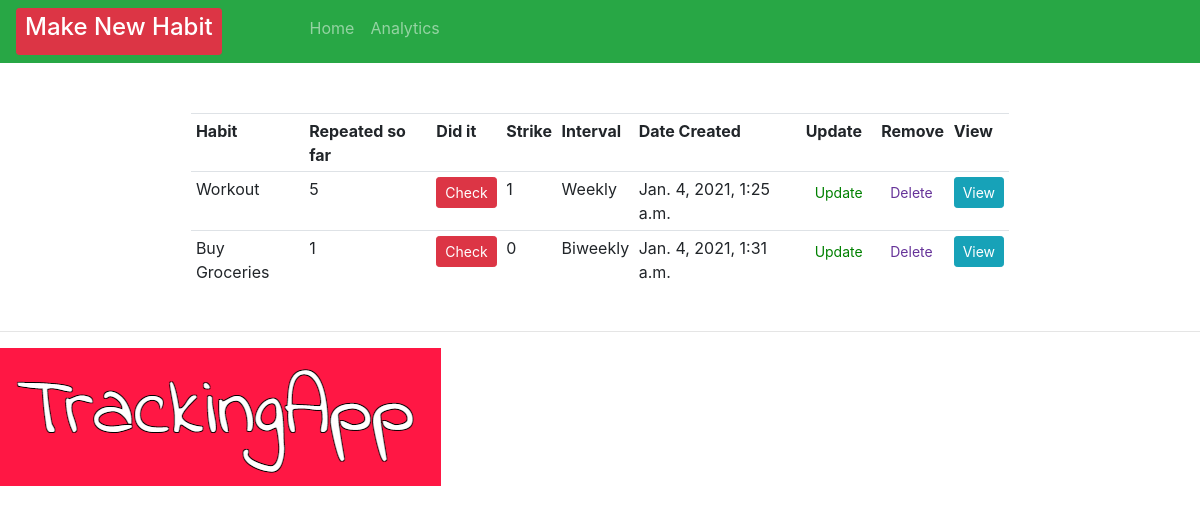
The page / on the database its author committed.
### crm/models.py (models this page shows)
class Order(models.Model):
    INTERVAL = (
            ('Daily', 'Daily'),
            ('Weekly', 'Weekly' ),
            ('Biweekly', 'Biweekly'),
            ('Monthly', 'Monthly'),
            )
    HABIT = (
        ('Call Mum', 'Call Mum'),
        ('Workout', 'Workout'),
        ('Buy Groceries', 'Buy Groceries'),
        ('Study Maths', 'Study Maths'),
        ('Meditate', 'Meditate'),
    )
    habit = models.CharField(max_length=200, null=True, blank=True)
    predefinedHabit = models.CharField(max_length=200, null=True, choices=HABIT, blank=True)
    interval = models.CharField(max_length=400, null=True, choices=INTERVAL)
    checked = models.IntegerField(blank=True, default=0, null=True)
    strike = models.IntegerField(blank=True, default=0, null=True)
    created = models.DateTimeField(auto_now=True, auto_now_add=False, editable=False, null=True, blank=True)
    strikeList = models.ManyToManyField(Count)
    checkedList = models.ManyToManyField(Repeats)
    timeStamp = models.DateField(auto_now_add=True,  auto_now=False, blank=True)
    date_created = models.DateTimeField(auto_now=True, null=True, editable=False, blank=True)

### crm/views.py (the view)
# urls.py: path('', views.home, name="home" ),
def home(request):
    orders = Order.objects.all()
    count = Count.objects.all()
    total_orders = orders.count()
    context = {'orders': orders, 'total_orders': total_orders}
    return render(request, 'habit/dashboard.html', context)

### crm/templates/habit/dashboard.html (shortened to what this page needs)
{% extends 'habit/main.html' %}
{% block content %}
<br>
<div class="row" style="padding-left: 15%; padding-right: 15%;">
    <table style="margin: 3%" class="table table-sm">
        <tr>
            <th>Habit</th>
            <th>Repeated so far</th>
            <th>Did it</th>
            <th>Strike</th>
            <th>Interval</th>
            <th>Date Created</th>
            <th>Update</th>
            <th>Remove</th>
            <th>View</th>
        </tr>
        {% for order in orders %}
        <tr>
            {% if order.predefinedHabit != null and order.habit == null%} <td>
                {{ order.predefinedHabit }}
            </td> {% endif %}
            <td>
                {{order.checked}}
            </td>
            <td>
                <form action="{% url 'check_habit' order.id %}" method="POST">
                    <button type="submit" , name="post_id" , value="{{order.id}}" ,
                        class="btn btn-sm btn-danger">Check</button>
                </form>
            </td>
            <td>
                {{order.strike}}
                       </td>
            <td>{{order.interval}}</td>
            <td>{{order.created}}</td>
            <td><a class="btn btn-sm" style="color: green;" href="{% url 'update_habit' order.id %}">Update</a></td>
            <td><a class="btn btn-sm" style="color: rebeccapurple;" href="{% url 'delete' order.id %}">Delete</a></td>
            <td><a class="btn btn-sm btn-info" href="{% url 'habit' order.id %}">View</a></td>
        </tr>
        {% endfor %}
    </table>
</div>
{% endblock %}

### rows shown on the page
Order: predefinedHabit "Workout", checked "5", strike "1", interval "Weekly", created "Jan. 4, 2021, 1:25 a.m."
Order: predefinedHabit "Buy Groceries", checked "1", {{ order.id }} 2 (drawn), strike "0", interval "Biweekly", created "Jan. 4, 2021, 1:31 a.m."
